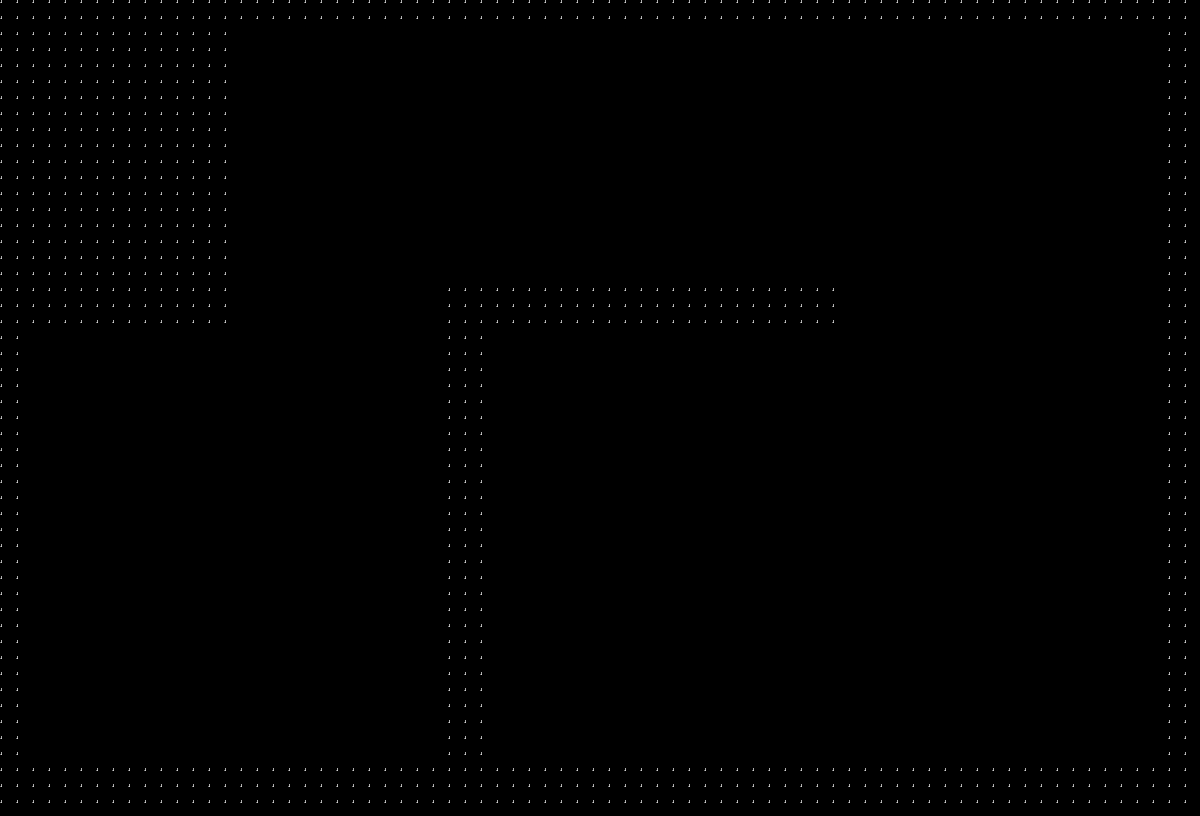

A 2D game scene composited from a Tiled map and its tileset images. What follows is a short description and the map's XML, with each tile layer's data collapsed to a summary:
An orthogonal 75x51 tile map with 16x16 px tiles, 1 tile layer (Tile Layer 1).

<map version="1.10" tiledversion="1.12.2" orientation="orthogonal" renderorder="right-down" width="75" height="51" tilewidth="16" tileheight="16" infinite="0" nextlayerid="3" nextobjectid="1">
 <tileset firstgid="1" source="place_holder_tileset.tsx" />
 <layer id="1" name="Tile Layer 1" width="75" height="51">
  <data>[3825 cells, 962 non-empty, 1 distinct tile ids]</data>
 </layer>
 <objectgroup id="2" name="object_layer" />
</map>
